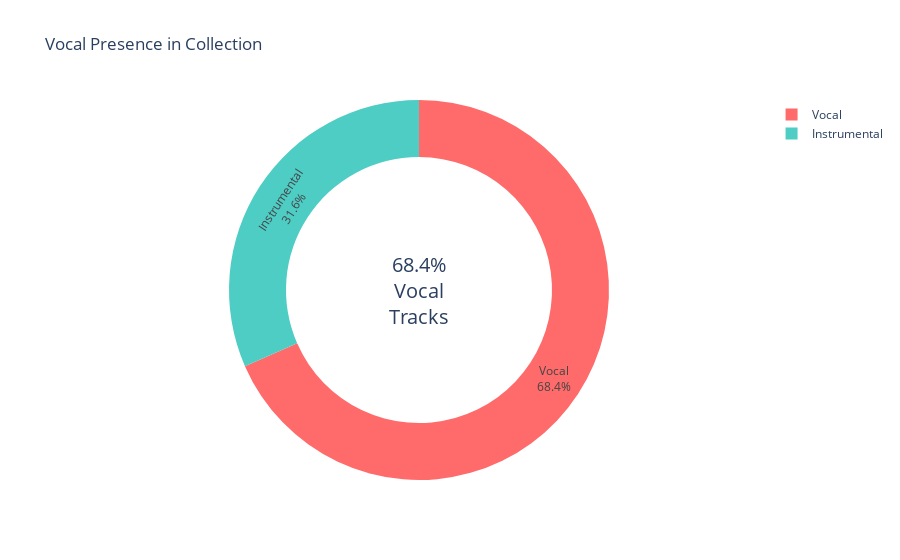

The cell this chart's notebook holds for it:
### Markdown cell above
## Vocal Analysis

Analyze the distribution of vocal vs instrumental content.

### Code cell
# Calculate vocal mean
vocal_mean = df["voice_instrumental"].apply(lambda x: x["voice"]).mean()

# Interactive plot
fig = go.Figure(
    go.Pie(
        values=[vocal_mean, 1 - vocal_mean],
        labels=["Vocal", "Instrumental"],
        hole=0.7,
        textinfo="percent+label",
        marker_colors=["#FF6B6B", "#4ECDC4"],
    )
)

fig.update_layout(
    title="Vocal Presence in Collection",
    annotations=[
        dict(
            text=f"{vocal_mean:.1%}<br>Vocal<br>Tracks",
            x=0.5,
            y=0.5,
            font_size=20,
            showarrow=False,
        )
    ],
)

fig.show()

### Figure 1 — Plotly figure (JSON) as saved in the notebook; plotly's stock layout.template omitted (floating-point values rounded to 4 significant figures)
{"data": [{"hole": 0.7, "labels": ["Vocal", "Instrumental"], "marker": {"colors": ["#FF6B6B", "#4ECDC4"]}, "textinfo": "percent+label", "type": "pie", "values": [0.6844, 0.3156]}], "layout": {"annotations": [{"font": {"size": 20}, "showarrow": false, "text": "68.4%<br>Vocal<br>Tracks", "x": 0.5, "y": 0.5}], "title": {"text": "Vocal Presence in Collection"}}}
